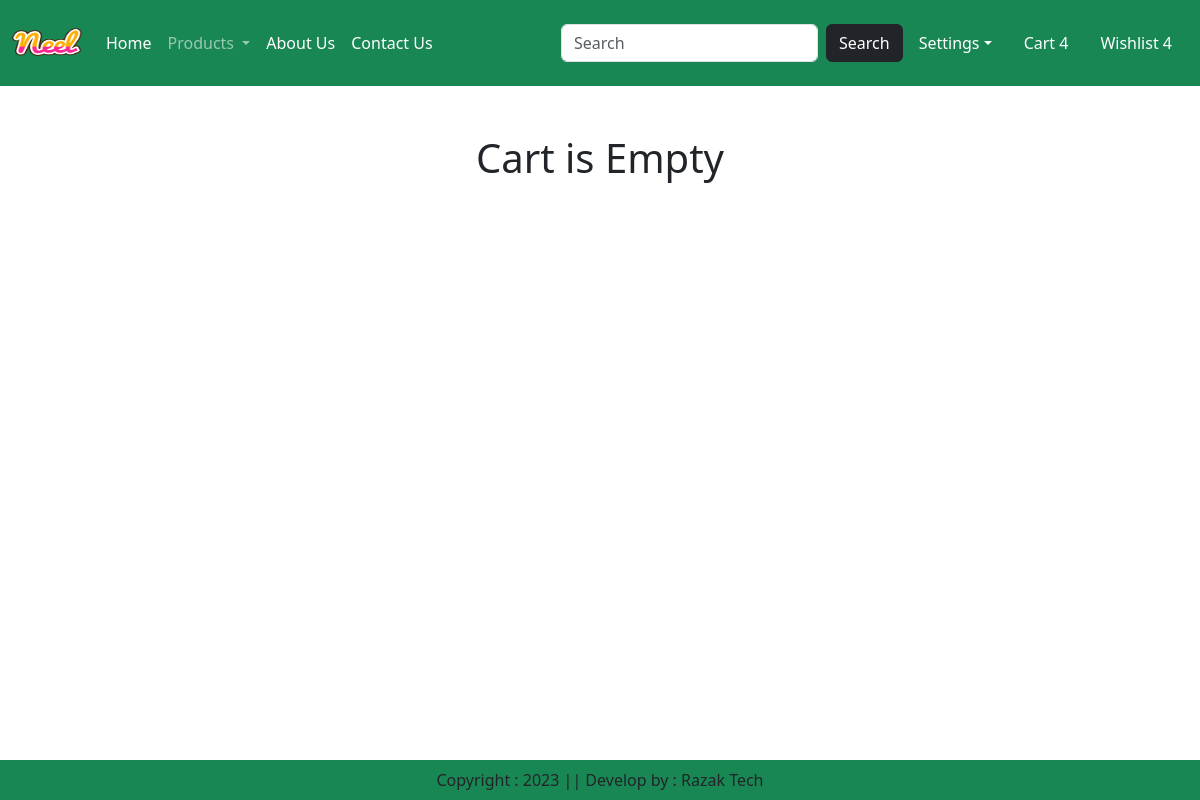
/cart/ (signed in), run on an earlier commit of the app's database.
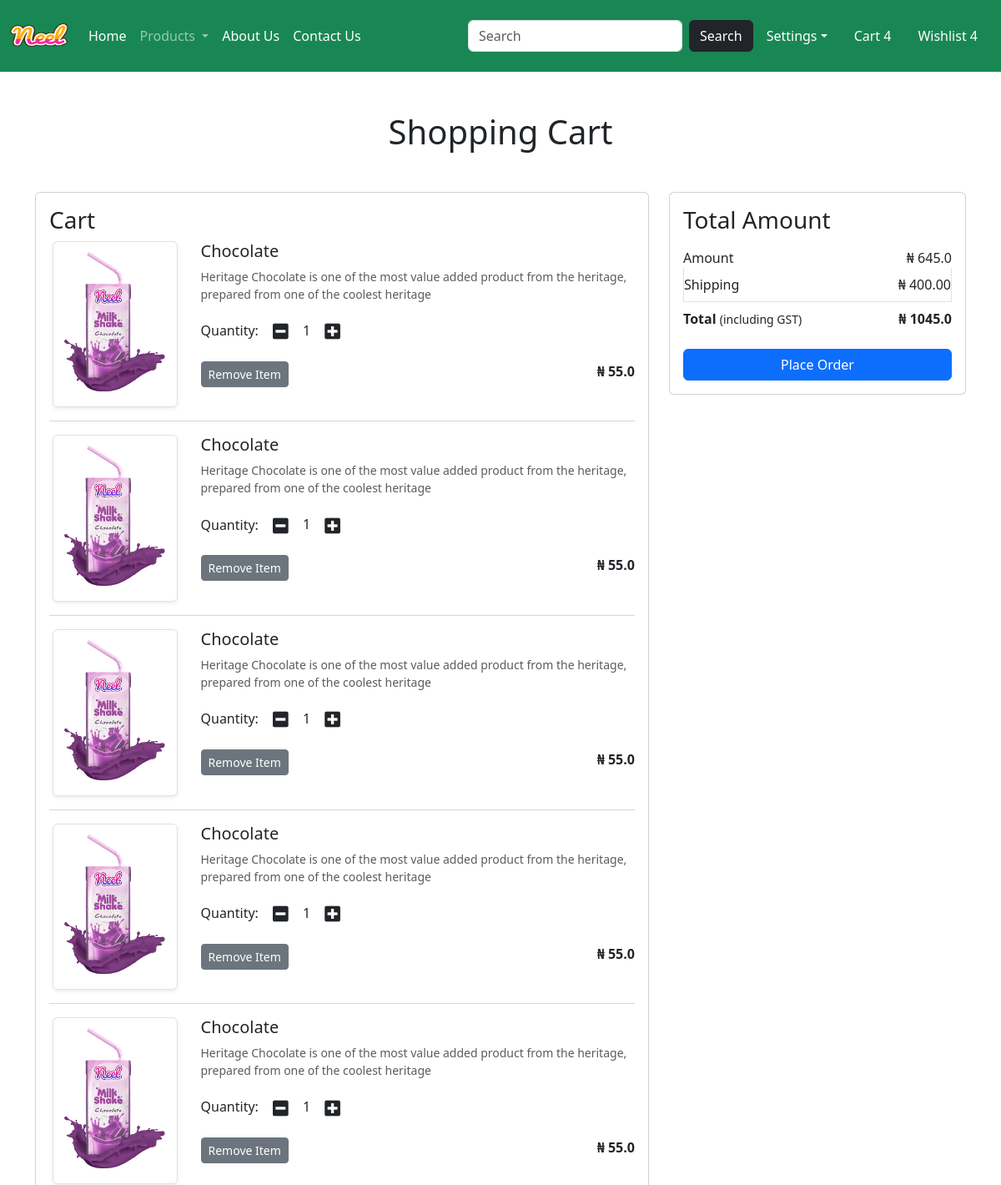
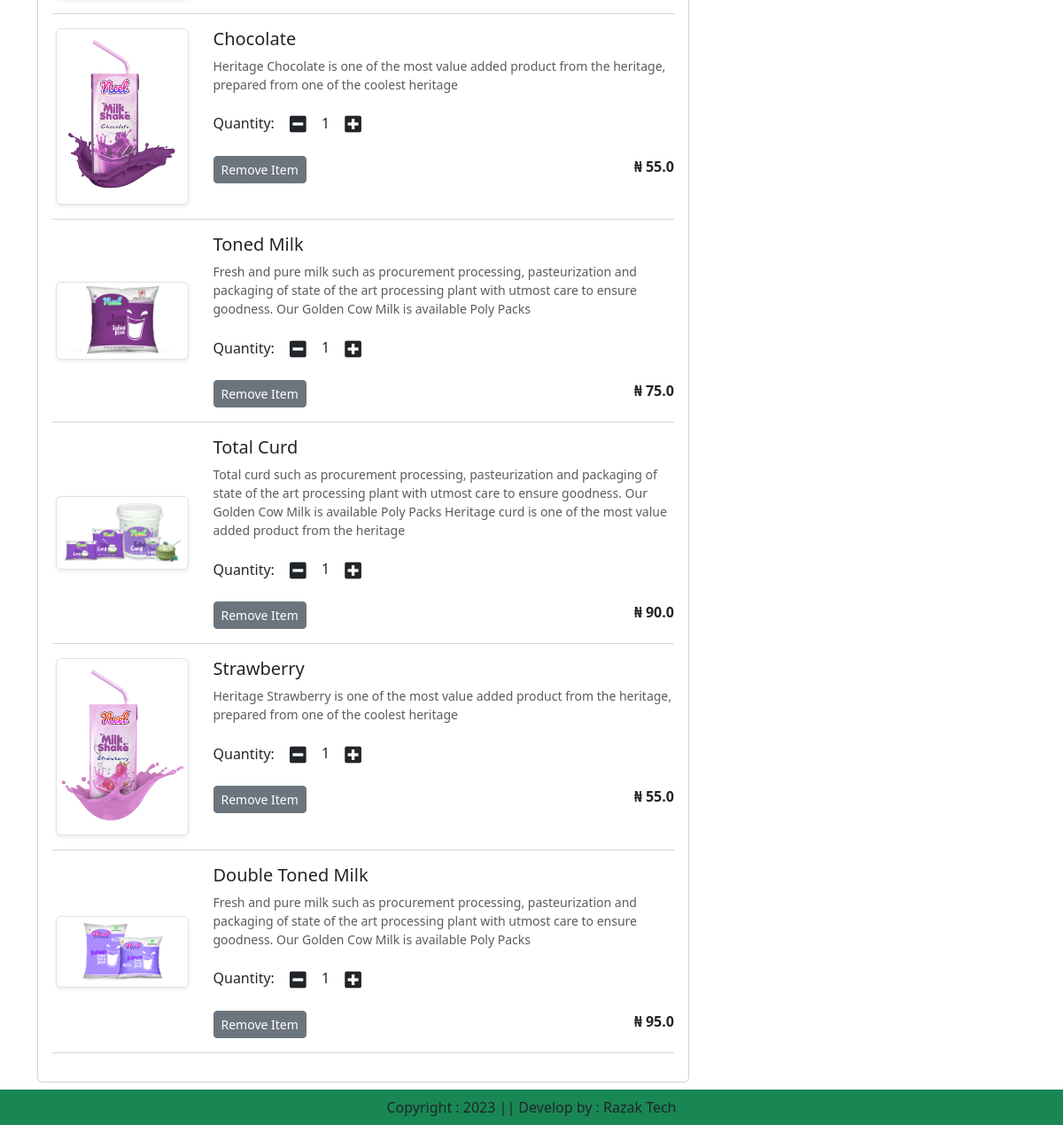
And on a later commit of the database (2 pictures, top to bottom).
### app/models.py (models this page shows, shortened)
class Cart(models.Model):
    user = models.ForeignKey(User, on_delete=models.CASCADE)
    product = models.ForeignKey(Product, on_delete=models.CASCADE)
    quantity = models.PositiveIntegerField(default=1)

class Product(models.Model):
    title = models.CharField(max_length=100)
    selling_price = models.FloatField()
    discounted_price = models.FloatField()
    description = models.TextField()
    composition = models.TextField(default="")
    prodapp = models.TextField(default="")
    category = models.CharField(choices=CATEGORY_CHOICES, max_length=2)
    product_image = models.ImageField(upload_to="product")

### app/views.py (the view)
# urls.py: path('cart/', views.show_cart, name='showcart'),
def show_cart(request):
    user = request.user
    cart = Cart.objects.filter(user=user)
    amount = 0
    for p in cart:
        value = p.quantity * p.product.discounted_price
        amount = amount + value
    totalamount = amount + 400
    return render(request, "app/addtocart.html", locals())

### app/templates/app/addtocart.html (shortened to what this page needs)
{% extends "app/base.html" %}
{% load static %}
{% block main-content %}
<div class="container my-5">
    <div class="row">
        {% if cart %}
            <h1 class="text-center mb-5">Shopping Cart</h1>
            <div class="col-sm-8">
                <div class="card">
                    <div class="card-body">
                        <h3>Cart</h3>
                        {% for item in cart %}
                        <div class="row">
                            <div class="col-sm-3 text-center align-self-center"><img src="{{ item.product.product_image.url }}" alt="" srcset="" class="img-fluid img-thumbnail shadow-sm" height="150" width="150"></div>
                            <div class="col-sm-9">
                                <div>
                                    <h5>{{ item.product.title }}</h5>
                                    <p class="mb-2 text-muted small">{{ item.product.description }}</p>
                                    <div class="my-3">
                                        <label for="quantity">Quantity:</label>
                                        <a class="minus-cart btn" pid="{{ item.product.id }}"><i class="fas fa-minus-square fa-lg"></i></a>
                                        <span id="quantity">{{ item.quantity }}</span>
                                        <a class="plus-cart btn" pid="{{ item.product.id }}"><i class="fas fa-plus-square fa-lg"></i></a>
                                    </div>
                                    <div class="d-flex justify-content-between">
                                        <a href="#" class="remove-cart btn btn-sm btn-secondary mr-3" pid="{{ item.product.id }}">Remove Item</a>
                                        <p class="mb-0"><span><strong>₦ {{ item.product.discounted_price }}</strong></span></p>
                                    </div>
                                </div>
                            </div>
                        </div>
                        <hr class="text-muted">
                        {% endfor %}
                    </div>
                </div>
            </div>
            <div class="col-sm-4">
                <div class="card">
                    <div class="card-body">
                        <h3>Total Amount</h3>
                        <ul class="list-group">
                            <li class="list-group-item d-flex justify-content-between align-items-center border-0 px-0 pb-0">
                                Amount<span id="amount">₦ {{ amount }}</span>
                            </li>
                            <li class="list-group-item d-flex justify-content-between align-items-center px-0">
                                Shipping<span>₦ 400.00</span>
                            </li>
                            <li class="list-group-item d-flex justify-content-between align-items-center border-0 px-0 mb-3">
                                <div>
                                    <strong>Total</strong> <small>(including GST)</small>
                                </div>
                                <span id="totalamount"><strong>₦ {{ totalamount }}</strong></span>
                            </li>
                        </ul>
                        <div class="d-grid"><a href="{% url 'checkout' %}" class="btn btn-primary">Place Order</a></div>
                    </div>
                </div>
            </div>
        {% else %}
            <h1 class="text-center mb-5">Cart is Empty</h1>
        {% endif %}
    </div>
</div>
{% endblock main-content %}

What changed in the data, as far as the page shows it:
added Cart: product.product_image (picture), product "Chocolate", product.description "Heritage Chocolate is one of the most value added product from the heritage, prepared from one of the coolest heritage", quantity "1", product.discounted_price "55.0"
added Cart: product.product_image (picture), product "Chocolate", product.description "Heritage Chocolate is one of the most value added product from the heritage, prepared from one of the coolest heritage", quantity "1", product.discounted_price "55.0"
added Cart: product.product_image (picture), product "Chocolate", product.description "Heritage Chocolate is one of the most value added product from the heritage, prepared from one of the coolest heritage", quantity "1", product.discounted_price "55.0"
added Cart: product.product_image (picture), product "Chocolate", product.description "Heritage Chocolate is one of the most value added product from the heritage, prepared from one of the coolest heritage", quantity "1", product.discounted_price "55.0"
added Cart: product.product_image (picture), product "Chocolate", product.description "Heritage Chocolate is one of the most value added product from the heritage, prepared from one of the coolest heritage", quantity "1", product.discounted_price "55.0"
added Cart: product.product_image (picture), product "Chocolate", product.description "Heritage Chocolate is one of the most value added product from the heritage, prepared from one of the coolest heritage", quantity "1", product.discounted_price "55.0"
added Cart: product.product_image (picture), product "Toned Milk", product.description "Fresh and pure milk such as procurement processing, pasteurization and packaging of state of the art processing plant with utmost care to ensure goodness. Our Golden Cow Milk is available Poly Packs", quantity "1", product.discounted_price "75.0"
added Cart: product.product_image (picture), product "Total Curd", product.description "Total curd such as procurement processing, pasteurization and packaging of state of the art processing plant with utmost care to ensure goodness. Our Golden Cow Milk is available Poly Packs Heritage curd is one of the most value added product from the heritage", quantity "1", product.discounted_price "90.0"
added Cart: product.product_image (picture), product "Strawberry", product.description "Heritage Strawberry is one of the most value added product from the heritage, prepared from one of the coolest heritage", quantity "1", product.discounted_price "55.0"
added Cart: product.product_image (picture), product "Double Toned Milk", product.description "Fresh and pure milk such as procurement processing, pasteurization and packaging of state of the art processing plant with utmost care to ensure goodness. Our Golden Cow Milk is available Poly Packs", quantity "1", product.discounted_price "95.0"
Also different on the page:
{{ amount }}: (not shown) → "645.0"
{{ totalamount }}: (not shown) → "1045.0"
text no longer shown: "Cart is Empty"
text now shown: "Shopping Cart Cart Total Amount Amount ₦ Shipping ₦ 400.00 Total (including GST) ₦ Place Order"
